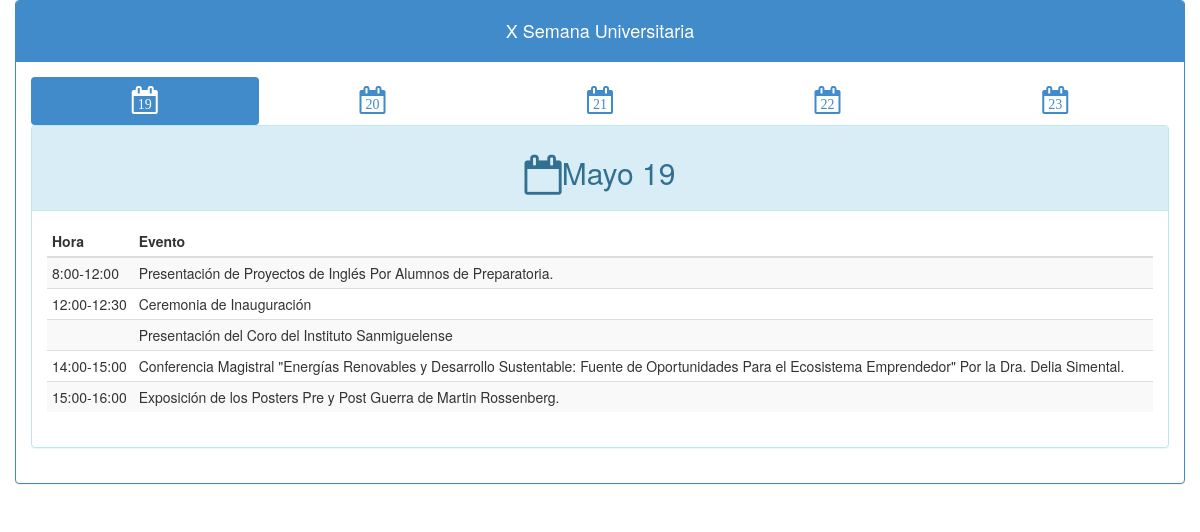
The app's page /dist/index.php, older data.
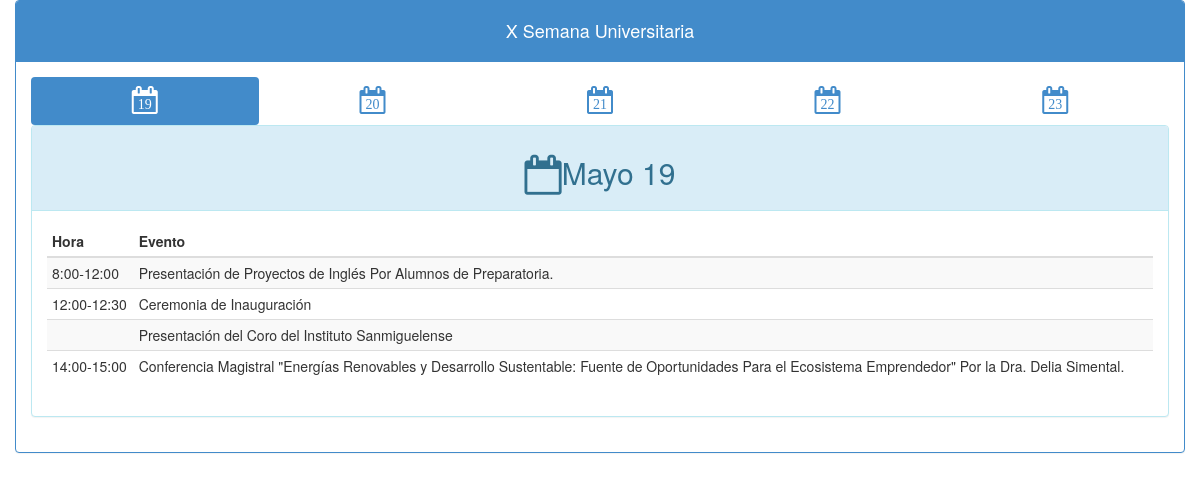
The same page, newer data.
### tables this page shows
CREATE TABLE IF NOT EXISTS `programa` (
  `id` int(4) NOT NULL AUTO_INCREMENT,
  `fecha` date NOT NULL,
  `hora` varchar(32) NOT NULL,
  `evento` varchar(128) NOT NULL,
  `ponente` varchar(64) NOT NULL,
  `lugar` varchar(32) NOT NULL,
  `imagen` varchar(32) NOT NULL,
  PRIMARY KEY (`id`)
);

### dist/php/class.php (called while the page is built, shortened)
<?php
class connection
{
	var $host='localhost';
	var $userName='root';
	var $password='';
	protected $database='semanauniversitaria';
	protected $connection='';
	function serverConnection(){
		$this->connection = mysql_connect($this->host,$this->userName,$this->password);
		return $this->connection;
	}
	function databaseConnection(){
		$db=mysql_select_db($this->database,$this->connection);
	}
}
class event{
	function query($query){
		$connection=new connection;
		return mysql_query($query);
	}
}
?>

### dist/index.php (the view, shortened to what this page needs)
<?php
include "/php/class.php";
$evento=new event;
$day=$_GET['day'];
if ($day==NULL){
  $day=date('d');
}
$consulta=$evento->query('select id,hora,evento,ponente from programa where fecha="2014-05-'.$day.'" order by id asc');
?>
<!DOCTYPE html>
<html lang="">
  <head>
    <link href="css/app.min.css" rel="stylesheet" media="screen">
  </head>
  <body>
    <div class="container">
      <div class="row">
      <div class="panel panel-primary">
        <div class="panel-heading"><h4 class="text-center">X Semana Universitaria</h4></div>
        <div class="panel-body" id="<?php echo $day; ?>">
        <ul class="nav nav-justified nav-pills">
          <li>
            <a href="index.php?day=19">
              <span class="fa-stack">
                <i class="fa fa-calendar-o fa-stack-2x"></i>
                <span class="fa fa-stack-1x">19</span>
              </span>
            </a>
          </li>
          <li>
            <a href="index.php?day=20">
              <span class="fa-stack">
                <i class="fa fa-calendar-o fa-stack-2x"></i>
                <span class="fa fa-stack-1x">20</span>
              </span>
            </a>
          </li>
          <li>
            <a href="index.php?day=21">
              <span class="fa-stack">
                <i class="fa fa-calendar-o fa-stack-2x"></i>
                <span class="fa fa-stack-1x">21</span>
              </span>
            </a>
          </li>
          <li>
            <a href="index.php?day=22">
              <span class="fa-stack">
                <i class="fa fa-calendar-o fa-stack-2x"></i>
                <span class="fa fa-stack-1x">22</span>
              </span>
            </a>
          </li>
          <li>
            <a href="index.php?day=23">
              <span class="fa-stack">
                <i class="fa fa-calendar-o fa-stack-2x"></i>
                <span class="fa fa-stack-1x">23</span>
              </span>
            </a>
          </li>
        </ul>
        <div class="panel panel-info">
          <div class="panel-heading"><h2 class="text-center"><i class="fa fa-calendar-o fa-lg"></i>Mayo <?php echo $day; ?></h2></div>
          <div class="panel-body">
            <table class="table table-condensed table-striped">
              <thead>
                <tr>
                  <th>Hora</th>
                  <th>Evento</th>
                </tr>
              </thead>
              <tbody>
                <?php
                while($fila=mysql_fetch_array($consulta)){
                  echo '<tr onClick=document.location="detail.php?clave='.$fila["id"].'&day='.$day.'" style="cursor:pointer;"><td>'.$fila['hora'].'</td>';
                  echo '<td>'.$fila['evento']. ' '. $fila['ponente'] .'</td></tr>';
                }
                ?>
              </tbody>
            </table>
          </div>
        </div>
      </div>
      </div>
    </div>
    </div>
  </body>
</html>

Row changes from the older to the newer data that the page shows:
removed programa: hora "15:00-16:00", evento "Exposición de los Posters Pre y Post Guerra", ponente "de Martin Rossenberg."
